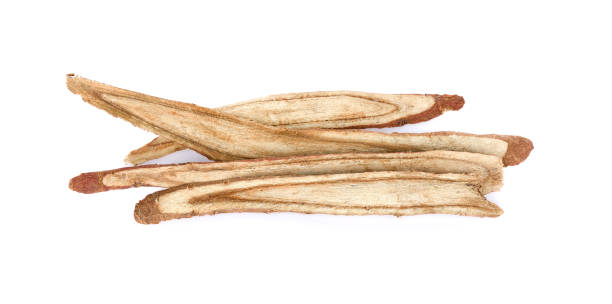
#> input picture Dataset/train/Cam thao/istockphoto-1005204550-612x612.jpg, 612 x 304 px; its folder holds only this picture in this run
$ jupyter execute --allow-errors AugmentedData.ipynb
#> lines starting #> are read from the running program, lines starting #| are printed output that depends on the picture
### Augmented Data

[cell 1]
train_data_path = './DataAugmentedOrigin/train'
labels = ['Cam thao', 'Cay bac ha', 'Cay luu ly', 'Cay mac co', 'Cay ma de', 'Co thom', 'Dinh huong', 'Dong trung ha thao', 'Hat de ngua', 'Hoa dau biec', 'Ich mau', 'Ngai cuu', 'Nha dam', 'Toi', 'Trinh nu hoang cung', 'Y di']

[cell 2]
import os
from glob import glob
import numpy as np
from PIL import Image
import cv2
from scipy.ndimage import rotate

def augment_train_data(train_data_path, labels):
#> called with train_data_path = './DataAugmentedOrigin/train'
    for label in labels:
        label_path = os.path.join(train_data_path, label)
        image_paths = glob(os.path.join(label_path, '*'))

        for image_path in image_paths:
            img = Image.open(image_path)
#> img is the input picture: PIL image 612x304 RGB; mean R, G, B 244.6, 235.1, 225.4

            # Thực hiện data augmentation
            original_image = np.array(img)
            rotated_image_90 = cv2.rotate(original_image, cv2.ROTATE_90_CLOCKWISE)
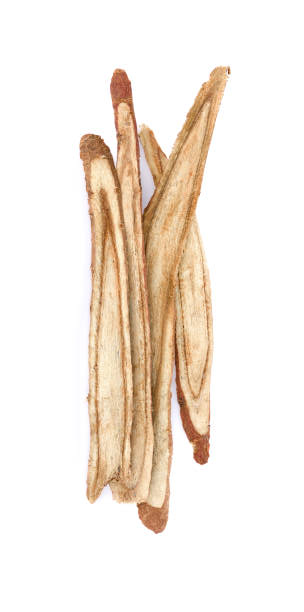
#> rotated_image_90: shape (612, 304, 3); mean R, G, B 244.6, 235.1, 225.4
            rotated_image_45 = rotate(original_image, 45, reshape=False)
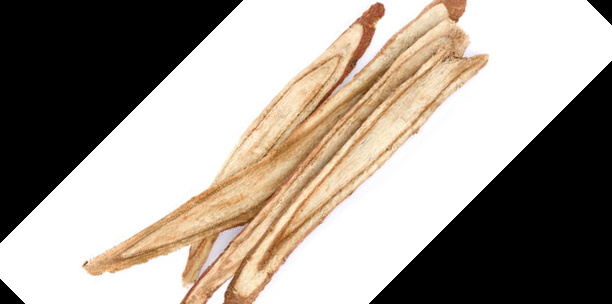
#> rotated_image_45: shape (304, 612, 3); mean R, G, B 163, 154.1, 144.7
            flipped_image = cv2.flip(original_image, 1)
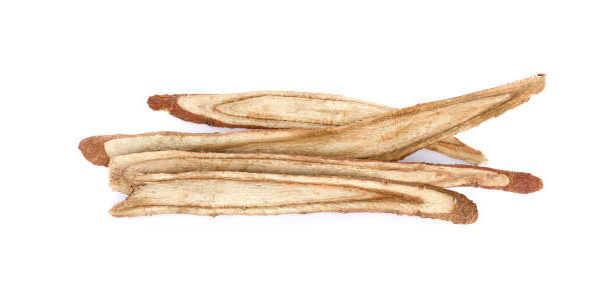
#> flipped_image: shape (304, 612, 3); mean R, G, B 244.6, 235.1, 225.4

            # Lưu các ảnh đã tăng cường
            save_augmented_image(image_path, 'rotated_90', rotated_image_90)
            save_augmented_image(image_path, 'rotated_45', rotated_image_45.astype(np.uint8))
            save_augmented_image(image_path, 'flipped', flipped_image)
#> pass 2 of the loop in augment_train_data, `for label in labels:`:
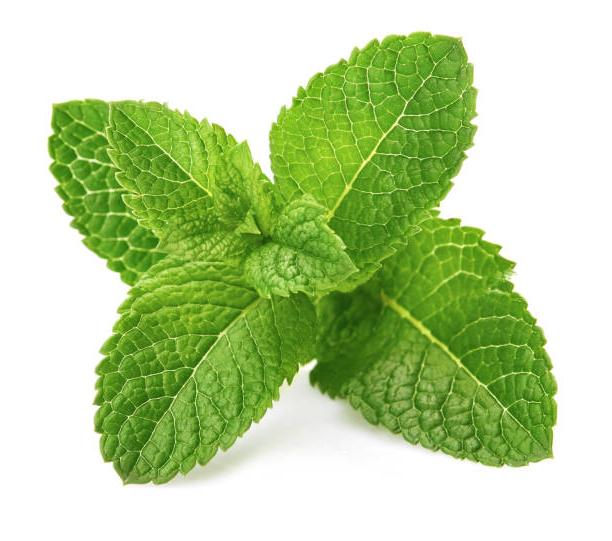
#> input picture Dataset/train/Cay bac ha/istockphoto-1131562141-612x612_flipped.jpg, 612 x 541 px
#> in augment_train_data, img is the input picture: PIL image 612x541 RGB; mean R, G, B 187.2, 210.7, 157.6
#> rotated_image_90: shape (612, 541, 3)
#> in augment_train_data, `rotated_image_45 = rotate(original_image, 45, reshape=False)`:
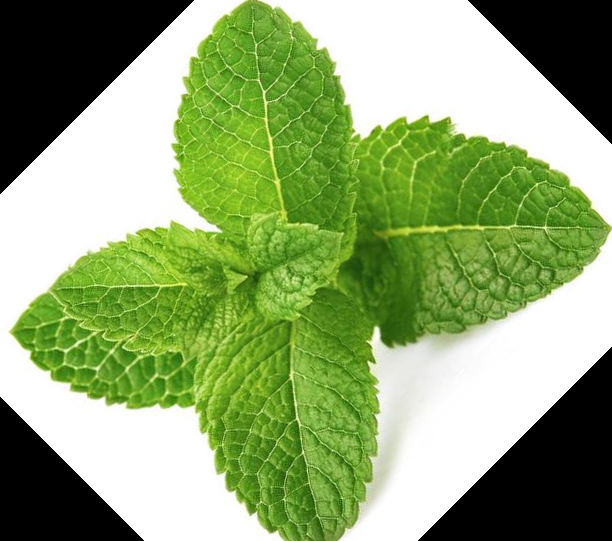
#> rotated_image_45: shape (541, 612, 3); mean R, G, B 142.1, 165.6, 112.6
#> in augment_train_data, `flipped_image = cv2.flip(original_image, 1)`:
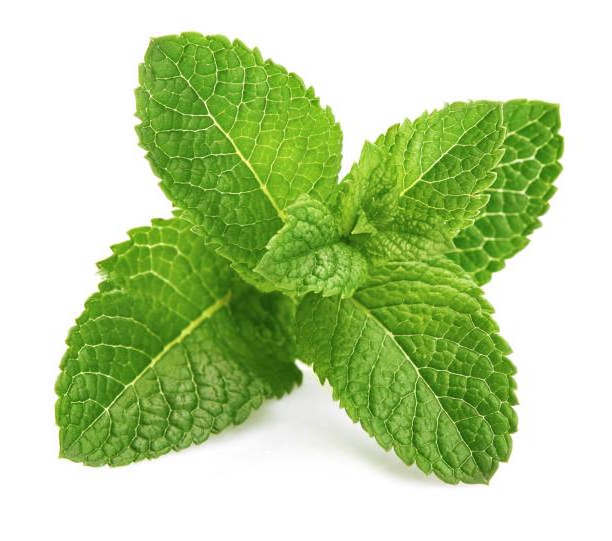
#> flipped_image: shape (541, 612, 3); mean R, G, B 187.2, 210.7, 157.6

    # Tạo và trả về dữ liệu ảnh và nhãn
    train_images, train_labels = create_dataset(train_data_path, labels)
    return train_images, train_labels

def save_augmented_image(image_path, suffix, image_data):
    folder, filename = os.path.split(image_path)
    name, ext = os.path.splitext(filename)
    new_filename = f"{name}_{suffix}{ext}"
    new_path = os.path.join(folder, new_filename)
    Image.fromarray(image_data.astype(np.uint8)).save(new_path)

def create_dataset(train_data_path, labels):
#> called with train_data_path = './DataAugmentedOrigin/train'
    train_images = []
    train_labels = []

    for label in labels:
        label_path = os.path.join(train_data_path, label, '*')
        image_paths = glob(label_path)

        for image_path in image_paths:
            img = Image.open(image_path)
            train_images.append(np.array(img))
            train_labels.append(labels.index(label))
#> pass 2 of the loop in create_dataset, `for label in labels:`:

    return np.array(train_images), np.array(train_labels)

#> (the rest of this cell did not finish here and is left out)
